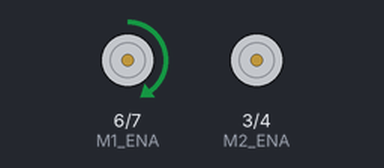
The sketch below on a simulated Arduino Uno, built with avr-gcc and run on an emulated ATmega328P. Shown: motor-driver pin pairs drawn as motors (green arrow = first pin HIGH = forward, orange = second pin HIGH = backward, longer = more drive, scaled by the enable pin). What the sketch prints to the serial monitor is not drawn.

Above: at 2.5 s.
At 8.0 s:
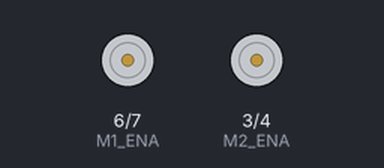
Timing chart, 0 to 15.3 s (numbered marks = the images above):
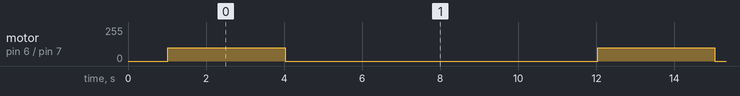

The sketch:

motor_id.ino
```cpp
// =============================================================================
// motor_id.ino — 전륜(D5/6/7) / 후륜(D2/3/4) 을 따로 돌려 실제 배선을 판별
// -----------------------------------------------------------------------------
// 배경(2026-08-22): "ms2405 는 D2/D3 가 엔코더, D4/D5 가 종방향"이라는 제보가 있다.
//   현재 펌웨어는 D2=MOTOR2_PWM, D3=MOTOR2_ENA, D4=MOTOR2_ENB 로 **후륜 구동**에 쓴다.
//   지금까지는 전륜·후륜을 늘 함께 돌려서 어느 쪽이 실제로 도는지 구분되지 않았다.
//
// 판별: 한 번에 하나씩만 구동한다.
//   · [전륜] 구간에 바퀴가 돌고 [후륜] 구간에 안 돈다
//       → D2/D3/D4 는 모터 제어가 아니다 ⇒ 제보대로 엔코더일 가능성이 크다
//   · 둘 다 돈다 → 현재 핀맵이 맞다(제보가 틀림)
//
// ⚠ 바퀴 공중 필수. PWM 100 으로 3초씩만 구동한다.
// ※ 끝나면 henes_firmware 재플래시.
// =============================================================================

#define M1_PWM 5
#define M1_ENA 6
#define M1_ENB 7
#define M2_PWM 2
#define M2_ENA 3
#define M2_ENB 4
#define PWMVAL 100

void allOff() {
  digitalWrite(M1_ENA, LOW); digitalWrite(M1_ENB, LOW); analogWrite(M1_PWM, 0);
  digitalWrite(M2_ENA, LOW); digitalWrite(M2_ENB, LOW); analogWrite(M2_PWM, 0);
}

void setup() {
  Serial.begin(57600);
  int p[] = {M1_PWM, M1_ENA, M1_ENB, M2_PWM, M2_ENA, M2_ENB};
  for (int i = 0; i < 6; i++) pinMode(p[i], OUTPUT);
  allOff();
  delay(1000);
  Serial.println();
  Serial.println("=== 전륜/후륜 개별 구동 판별 (바퀴 공중!) ===");
  Serial.println("각 구간에 '어느 바퀴가 도는지' 눈으로 확인하세요.");
}

void loop() {
  Serial.println(">>> [전륜] D5/D6/D7 구동 3초 — 지금 도는 바퀴는?");
  digitalWrite(M1_ENA, HIGH); digitalWrite(M1_ENB, LOW); analogWrite(M1_PWM, PWMVAL);
  delay(3000);
  allOff();
  Serial.println("    (정지 2초)");
  delay(2000);

  Serial.println(">>> [후륜] D2/D3/D4 구동 3초 — 지금 도는 바퀴는? (안 돌면 D2/D3 는 모터가 아님)");
  digitalWrite(M2_ENA, HIGH); digitalWrite(M2_ENB, LOW); analogWrite(M2_PWM, PWMVAL);
  delay(3000);
  allOff();
  Serial.println("    (정지 3초)");
  delay(3000);
}
```

Measured:
- by itself, motor on pin 6 (M1_ENA) / pin 7 (M1_ENB): alternates forward 100/255 for 3.0 s and stopped for 8.0 s
